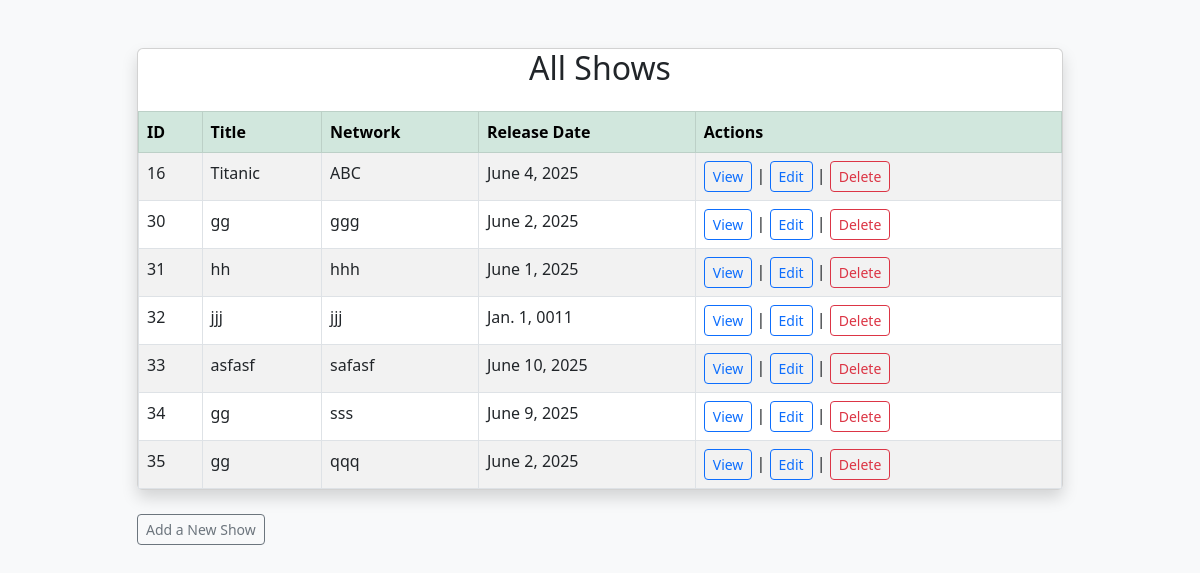
Page /shows/ on the committed database.
### shows_app/models.py (models this page shows)
class Show(models.Model):
    title = models.CharField(max_length=255)
    network = models.CharField(max_length=45)
    release_date = models.DateField()
    desc = models.TextField(null=True)
    created_at = models.DateTimeField(auto_now_add=True)
    updated_at = models.DateTimeField(auto_now=True)
    objects = ShowManager()

### shows_app/views.py (the view)
# urls.py: path('shows/', views.show_all),
def show_all(request):
    all_shows = Show.objects.all()
    context = {
        'shows' : all_shows
    }
    return render(request, "shows.html", context)

### shows_app/templates/shows.html (shortened to what this page needs)
<!DOCTYPE html>
<html lang="en">
<head>
    <link href="https://cdn.jsdelivr.net/npm/bootstrap@5.3.0/dist/css/bootstrap.min.css" rel="stylesheet"/>
</head>
<body class="bg-light">
    <div class="container py-5">
        <div class="row justify-content-center">
            <div class="col-10">
                <div class="card shadow mb-4">
                    <h2 class="text-center mb-4">All Shows</h2>
                    <table class="table table-striped table-bordered table-hover mb-0">
                        <thead class="table-success">
                            <tr>
                                <th>ID</th>
                                <th>Title</th>
                                <th>Network</th>
                                <th>Release Date</th>
                                <th>Actions</th>
                            </tr>
                        </thead>
                        <tbody>
                            {% for show in shows %}
                            <tr>
                                <td>{{ show.id }}</td>
                                <td>{{ show.title }}</td>
                                <td>{{ show.network }}</td>
                                <td>{{ show.release_date }}</td>
                                <td>
                                    <a class="btn btn-outline-primary btn-sm" href="/shows/{{ show.id }}">View</a> |
                                    <a class="btn btn-outline-primary btn-sm" href="/shows/{{ show.id }}/edit">Edit</a> |
                                    <form action="/shows/{{ show.id }}/delete" method="POST" style="display:inline;">
                                        <button type="submit" class="btn btn-outline-danger btn-sm" onclick="return confirm('Are you sure you want to delete this show?');">Delete</button>
                                    </form>
                                </td>
                            </tr>
                            {% endfor %}
                        </tbody>
                    </table>
                </div>
                <div class="d-flex justify-content-start mb-3">
                    <a href="/shows/new" class="btn btn-outline-secondary btn-sm">Add a New Show</a>
                </div>
            </div>
        </div>
    </div>
</body>
</html>

### rows in the picture
Show: id "16", title "Titanic", network "ABC", release_date "June 4, 2025"
Show: id "30", title "gg", network "ggg", release_date "June 2, 2025"
Show: id "31", title "hh", network "hhh", release_date "June 1, 2025"
Show: id "32", title "jjj", network "jjj", release_date "Jan. 1, 0011"
Show: id "33", title "asfasf", network "safasf", release_date "June 10, 2025"
Show: id "34", title "gg", network "sss", release_date "June 9, 2025"
Show: id "35", title "gg", network "qqq", release_date "June 2, 2025"
